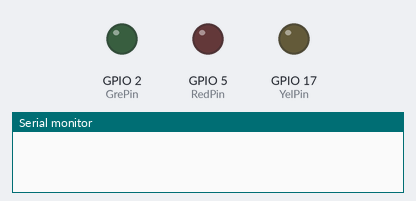
Bench run of a program on a simulated ESP32. Parts: output pins drawn as LEDs (lit = HIGH), the last lines printed to the serial monitor.

Above: at 0.2 s.
At 7.7 s:
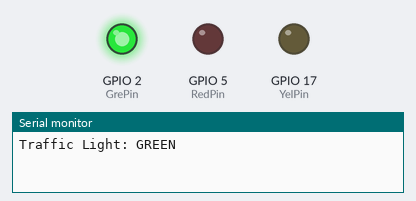
At 10.7 s:
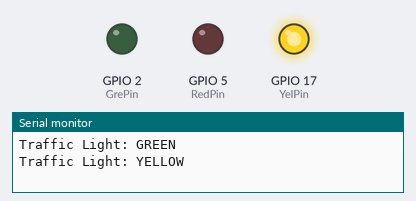
At 14.7 s:
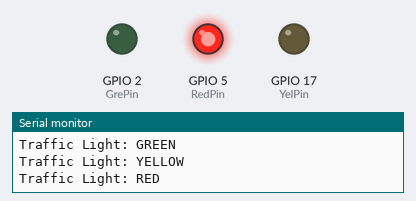
Timing chart, 0 to 15.6 s (numbered marks = the images above):
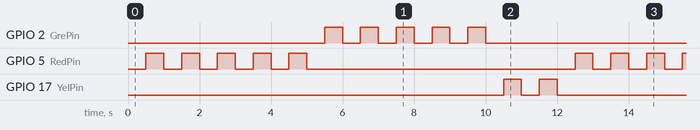

The program:

main.cpp
```cpp
#include <Arduino.h>

int RedPin = 5;   // Chân đèn đỏ
int YelPin = 17;  // Chân đèn vàng
int GrePin = 2;   // Chân đèn xanh

enum LightState { RED, YELLOW, GREEN };
LightState currentLight = RED;
ulong lightTimer = 0;
bool isBlinkOn = false;

void setup() {
  Serial.begin(115200);
  pinMode(RedPin, OUTPUT);
  pinMode(YelPin, OUTPUT);
  pinMode(GrePin, OUTPUT);
}

void setTrafficLight(LightState state, bool blink) {
  digitalWrite(RedPin, (state == RED) && (!blink || isBlinkOn));
  digitalWrite(YelPin, (state == YELLOW) && (!blink || isBlinkOn));
  digitalWrite(GrePin, (state == GREEN) && (!blink || isBlinkOn));
}

void updateTrafficLight() {
  ulong currentTime = millis();
  static ulong lastChange = 0;
  static ulong lastBlink = 0;
  static int duration = 5000;  // Mặc định 5 giây
  static int blinkInterval = 500;

  if (currentTime - lastBlink >= blinkInterval) {
    lastBlink = currentTime;
    isBlinkOn = !isBlinkOn;
    setTrafficLight(currentLight, true);
  }

  if (currentTime - lastChange >= duration) {
    lastChange = currentTime;

    switch (currentLight) {
      case RED:
        currentLight = GREEN;
        duration = 5000; // Xanh trong 5 giây
        break;
      case GREEN:
        currentLight = YELLOW;
        duration = 2000; // Vàng trong 2 giây
        break;
      case YELLOW:
        currentLight = RED;
        duration = 5000; // Đỏ trong 5 giây
        break;
    }
    setTrafficLight(currentLight, true);
    Serial.print("Traffic Light: ");
    Serial.println(currentLight == RED ? "RED" : currentLight == YELLOW ? "YELLOW" : "GREEN");
  }
}

void loop() {
  updateTrafficLight();
}
```

Measured:
- by itself, GPIO 2 (GrePin), GPIO 5 (RedPin): repeats every 12.0 s: 4 × (LOW 0.50 s, HIGH 0.50 s), LOW 7.5 s, HIGH 0.50 s
- by itself, GPIO 17 (YelPin): repeats every 12.0 s: LOW 0.50 s, HIGH 0.50 s, LOW 10.5 s, HIGH 0.50 s
